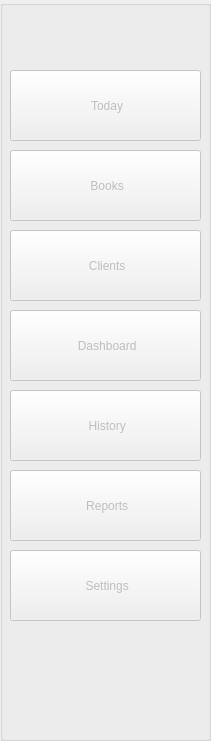
   <widget class="QGroupBox" name="groupBox_14">
    <property name="enabled">
     <bool>false</bool>
    </property>
    <property name="geometry">
     <rect>
      <x>0</x>
      <y>-20</y>
      <width>211</width>
      <height>741</height>
     </rect>
    </property>
    <property name="title">
     <string/>
    </property>
    <widget class="QPushButton" name="pushButton_4">
     <property name="enabled">
      <bool>false</bool>
     </property>
     <property name="geometry">
      <rect>
       <x>10</x>
       <y>390</y>
       <width>191</width>
       <height>71</height>
      </rect>
     </property>
     <property name="text">
      <string> History</string>
     </property>
     <property name="icon">
      <iconset resource="icons.qrc">
       <normaloff>:/Icons/History.png</normaloff>:/Icons/History.png</iconset>
     </property>
     <property name="iconSize">
      <size>
       <width>40</width>
       <height>40</height>
      </size>
     </property>
    </widget>
    <widget class="QPushButton" name="pushButton_3">
     <property name="enabled">
      <bool>false</bool>
     </property>
     <property name="geometry">
      <rect>
       <x>10</x>
       <y>230</y>
       <width>191</width>
       <height>71</height>
      </rect>
     </property>
     <property name="text">
      <string> Clients</string>
     </property>
     <property name="icon">
      <iconset resource="icons.qrc">
       <normaloff>:/Icons/Clients.png</normaloff>:/Icons/Clients.png</iconset>
     </property>
     <property name="iconSize">
      <size>
       <width>40</width>
       <height>40</height>
      </size>
     </property>
    </widget>
    <widget class="QPushButton" name="pushButton_2">
     <property name="enabled">
      <bool>false</bool>
     </property>
     <property name="geometry">
      <rect>
       <x>10</x>
       <y>150</y>
       <width>191</width>
       <height>71</height>
      </rect>
     </property>
     <property name="text">
      <string> Books</string>
     </property>
     <property name="icon">
      <iconset resource="icons.qrc">
       <normaloff>:/Icons/Books.png</normaloff>:/Icons/Books.png</iconset>
     </property>
     <property name="iconSize">
      <size>
       <width>40</width>
       <height>40</height>
      </size>
     </property>
    </widget>
    <widget class="QPushButton" name="pushButton">
     <property name="enabled">
      <bool>false</bool>
     </property>
     <property name="geometry">
      <rect>
       <x>10</x>
       <y>70</y>
       <width>191</width>
       <height>71</height>
      </rect>
     </property>
     <property name="text">
      <string> Today</string>
     </property>
     <property name="icon">
      <iconset resource="icons.qrc">
       <normaloff>:/Icons/Today.png</normaloff>:/Icons/Today.png</iconset>
     </property>
     <property name="iconSize">
      <size>
       <width>40</width>
       <height>40</height>
      </size>
     </property>
    </widget>
    <widget class="QPushButton" name="pushButton_7">
     <property name="enabled">
      <bool>false</bool>
     </property>
     <property name="geometry">
      <rect>
       <x>10</x>
       <y>550</y>
       <width>191</width>
       <height>71</height>
      </rect>
     </property>
     <property name="text">
      <string> Settings</string>
     </property>
     <property name="icon">
      <iconset resource="icons.qrc">
       <normaloff>:/Icons/Settings.png</normaloff>:/Icons/Settings.png</iconset>
     </property>
     <property name="iconSize">
      <size>
       <width>40</width>
       <height>40</height>
      </size>
     </property>
    </widget>
    <widget class="QPushButton" name="pushButton_5">
     <property name="enabled">
      <bool>false</bool>
     </property>
     <property name="geometry">
      <rect>
       <x>10</x>
       <y>470</y>
       <width>191</width>
       <height>71</height>
      </rect>
     </property>
     <property name="text">
      <string> Reports</string>
     </property>
     <property name="icon">
      <iconset resource="icons.qrc">
       <normaloff>:/Icons/Reports.png</normaloff>:/Icons/Reports.png</iconset>
     </property>
     <property name="iconSize">
      <size>
       <width>40</width>
       <height>40</height>
      </size>
     </property>
    </widget>
    <widget class="QPushButton" name="pushButton_6">
     <property name="enabled">
      <bool>false</bool>
     </property>
     <property name="geometry">
      <rect>
       <x>10</x>
       <y>310</y>
       <width>191</width>
       <height>71</height>
      </rect>
     </property>
     <property name="text">
      <string> Dashboard</string>
     </property>
     <property name="icon">
      <iconset resource="icons.qrc">
       <normaloff>:/Icons/Dashboard.png</normaloff>:/Icons/Dashboard.png</iconset>
     </property>
     <property name="iconSize">
      <size>
       <width>40</width>
       <height>40</height>
      </size>
     </property>
    </widget>
   </widget>
